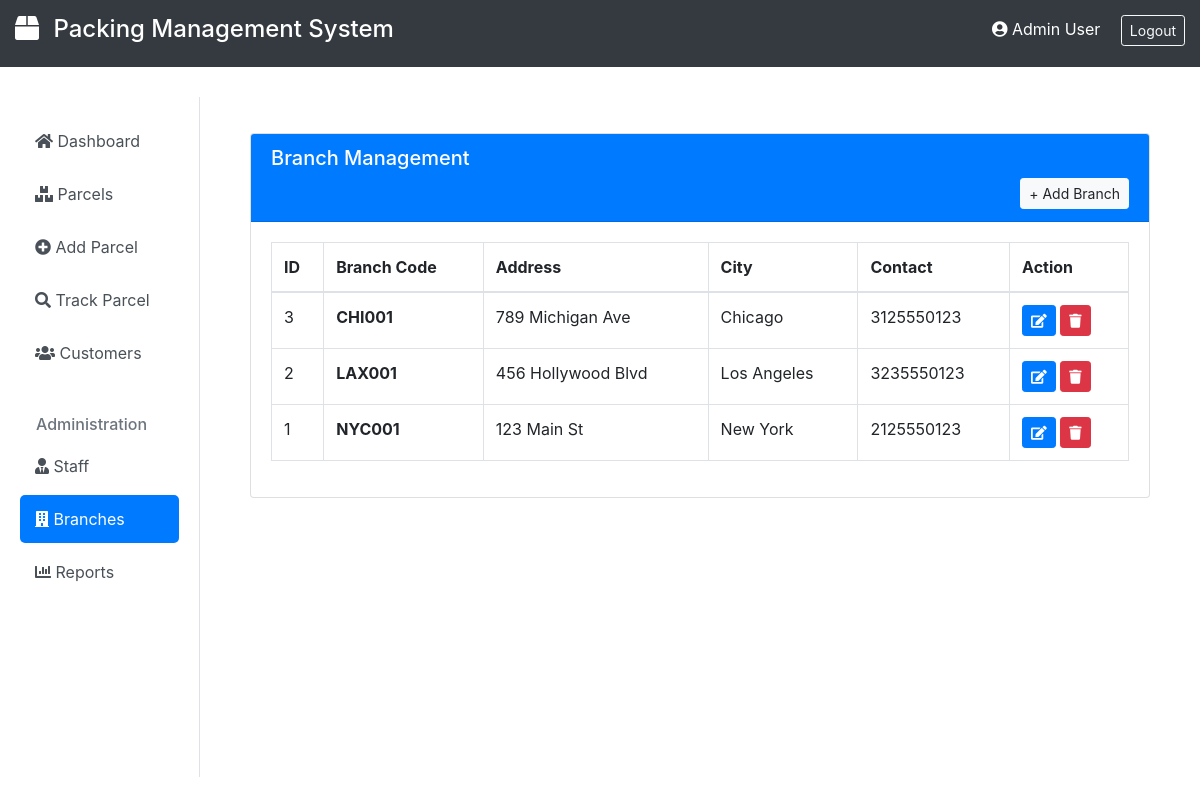
/?page=branches (signed in), run on the app's committed database.
### tables this page shows
CREATE TABLE branches (
    id INT PRIMARY KEY AUTO_INCREMENT,
    branch_code VARCHAR(50) NOT NULL UNIQUE,
    street VARCHAR(255) NOT NULL,
    city VARCHAR(100) NOT NULL,
    state VARCHAR(100) NOT NULL,
    zip_code VARCHAR(20) NOT NULL,
    country VARCHAR(100) NOT NULL,
    contact VARCHAR(20) NOT NULL,
    date_created DATETIME DEFAULT CURRENT_TIMESTAMP
);

### branches_list.php (the view, shortened to what this page needs)
<?php
require_once 'db_connect.php';
?>
<!DOCTYPE html>
<html>
<head>
    <link rel="stylesheet" href="https://cdn.jsdelivr.net/npm/bootstrap@4.5.2/dist/css/bootstrap.min.css">
    <link rel="stylesheet" href="https://cdnjs.cloudflare.com/ajax/libs/font-awesome/5.15.4/css/all.min.css">
</head>
<body>
<div class="container-fluid mt-3">
    <div class="card">
        <div class="card-header bg-primary text-white">
            <h5>Branch Management</h5>
            <a href="?page=new_branch" class="btn btn-light btn-sm float-right">+ Add Branch</a>
        </div>
        <div class="card-body">
            <table class="table table-bordered">
                <thead>
                    <tr>
                        <th>ID</th>
                        <th>Branch Code</th>
                        <th>Address</th>
                        <th>City</th>
                        <th>Contact</th>
                        <th>Action</th>
                    </tr>
                </thead>
                <tbody>
                    <?php
                    $qry = $conn->query("SELECT * FROM branches ORDER BY id DESC");
                    while($row = $qry->fetch_assoc()):
                    ?>
                    <tr>
                        <td><?php echo $row['id']; ?></td>
                        <td><strong><?php echo $row['branch_code']; ?></strong></td>
                        <td><?php echo $row['street']; ?></td>
                        <td><?php echo $row['city']; ?></td>
                        <td><?php echo $row['contact']; ?></td>
                        <td>
                            <a href="?page=edit_branch&id=<?php echo $row['id']; ?>" class="btn btn-primary btn-sm">
                                <i class="fa fa-edit"></i>
                            </a>
                            <button class="btn btn-danger btn-sm delete-btn" data-id="<?php echo $row['id']; ?>">
                                <i class="fa fa-trash"></i>
                            </button>
                        </td>
                    </tr>
                    <?php endwhile; ?>
                </tbody>
            </table>
        </div>
    </div>
</div>
</body>
</html>

### index.php (style rules this page uses)
body { background: #f4f6f9; font-family: 'Segoe UI', sans-serif; }

### data on the page
branches: id "3", branch_code "CHI001", street "789 Michigan Ave", city "Chicago", contact "3125550123"
branches: id "2", branch_code "LAX001", street "456 Hollywood Blvd", city "Los Angeles", contact "3235550123"
branches: id "1", branch_code "NYC001", street "123 Main St", city "New York", contact "2125550123"

### other printed values
$_SESSION['login_name'] "Admin User"
